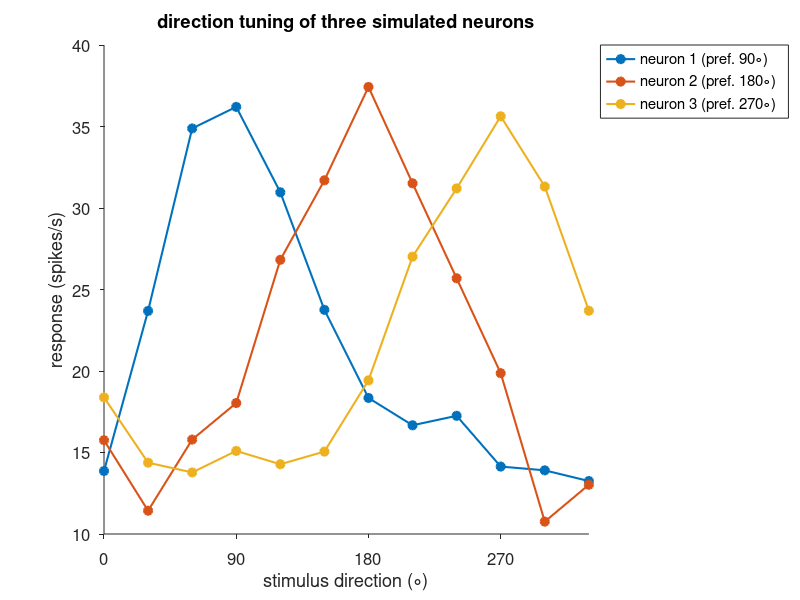

Write the MATLAB code that produced this figure.
%% Warm-up 3 solution: the figure, rescued
% Same simulated data and seed as the original; only the presentation
% changed: labels with units, legend with preferred directions, 90-degree
% ticks, bigger fonts, no box, exported at high resolution.

cd(fileparts(fileparts(fileparts(mfilename('fullpath')))));  % repo root

angles_deg = 0:30:330;
preferred = [90, 180, 270];
n_neurons = numel(preferred);

rng(1);
responses = zeros(n_neurons, numel(angles_deg));
for n = 1:n_neurons
    tuning = 10 + 25 * exp(cosd(angles_deg - preferred(n)) - 1);
    responses(n, :) = tuning + randn(size(tuning)) * 2;
end

fig = figure('Color', 'w');
if isprop(fig, 'Theme'), fig.Theme = 'light'; end   % consistent colors on dark-mode MATLAB (R2025a+)
hold on;
colors = lines(n_neurons);
for n = 1:n_neurons
    plot(angles_deg, responses(n, :), 'o-', ...
        'Color', colors(n, :), 'MarkerFaceColor', colors(n, :), ...
        'LineWidth', 1.5, ...
        'DisplayName', sprintf('neuron %d (pref. %d\\circ)', n, preferred(n)));
end
hold off;

xlabel('stimulus direction (\circ)');
ylabel('response (spikes/s)');
title('direction tuning of three simulated neurons');
legend('Location', 'northeastoutside');
xticks(0:90:360);
xlim([0 330]);
set(gca, 'FontSize', 12, 'Box', 'off', 'TickDir', 'out');

exportgraphics(gcf, fullfile('solutions', 'expected_figures', ...
    'module1_warmup3.png'), 'Resolution', 300);
